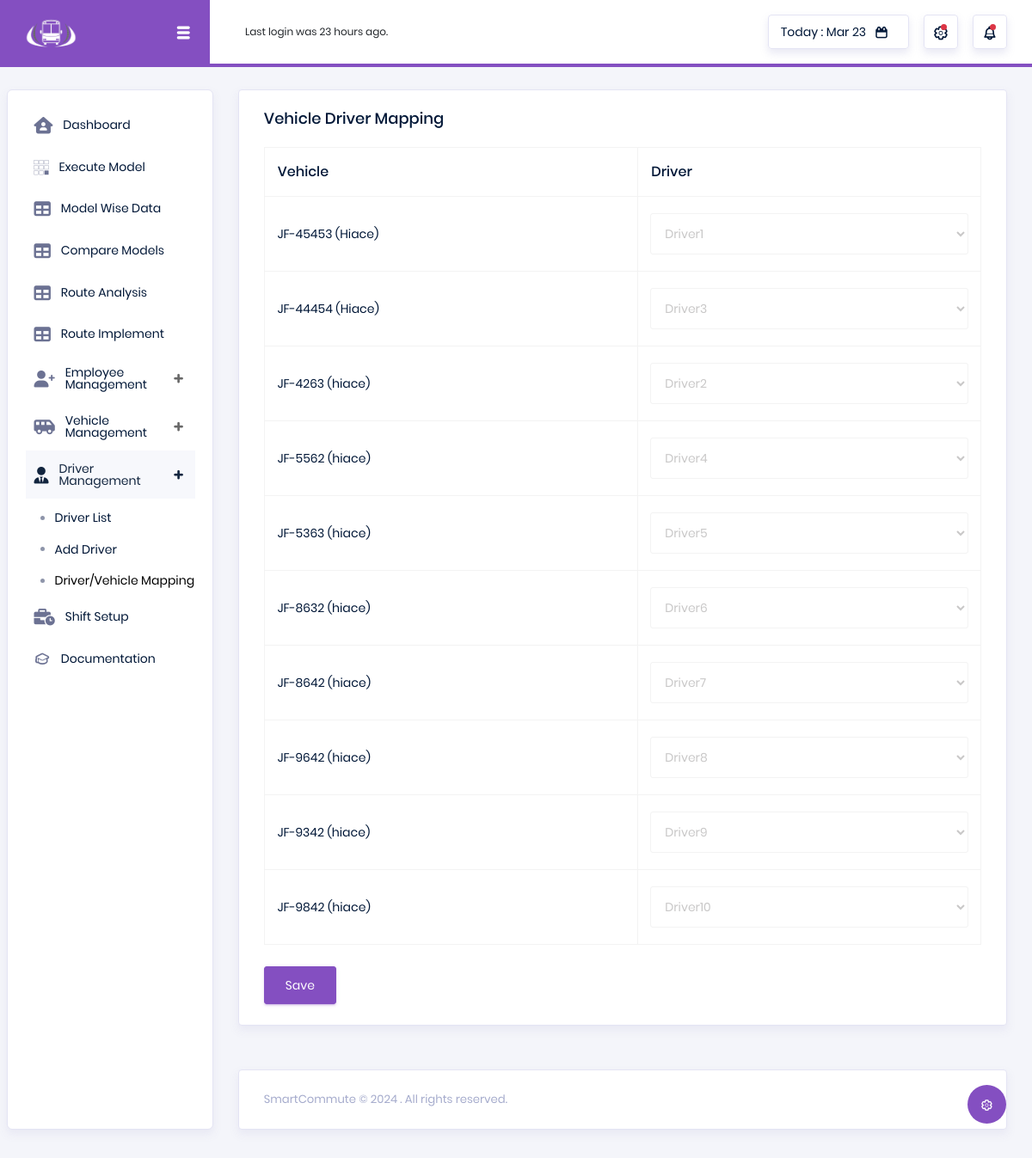
Screenshot of /users/driver_vehicle_mapping with the database file from the repository.
### users/models.py (models this page shows, shortened)
class Vehicle(models.Model):
    registration_no = models.CharField(max_length=50, unique=True)
    chasis_no = models.CharField(max_length=50, unique=True)
    color = models.CharField(max_length=30)
    type = models.CharField(max_length=30)
    model = models.CharField(max_length=50)
    brand = models.CharField(max_length=50)
    manufacture_date = models.DateField()
    registration_date = models.DateField()
    capacity = models.PositiveIntegerField()
    fuel_type = models.CharField(max_length=30)
    mileage = models.PositiveIntegerField()
    insurance_policy_no = models.CharField(max_length=50, unique=True, blank=True, null=True)
    insurance_expiry_date = models.DateField(blank=True, null=True)
    driver = models.ForeignKey(Driver, on_delete=models.CASCADE, blank=True, null=True)
    path_data = models.JSONField(blank=True, null=True)
    path_data_drop = models.JSONField(blank=True, null=True)
    status = models.CharField(max_length=30,
                              choices=[('active', 'Active'), ('sold', 'Sold'), ('out_of_service', 'Out of Service')],
                              default='active')

### users/views.py (the view, shortened to what this page needs)
# urls.py: path('driver_vehicle_mapping', driver_vehicle_mapping_view, name='driver_vehicle_mapping'),
def driver_vehicle_mapping_view(request):
    vehicles = Vehicle.objects.all()
    forms = []
    for vehicle in vehicles:
        try:
            drivermapping_set = DriverVehicleMapping.objects.get(vehicle=vehicle)
        except:
            drivermapping_set = None
        form = DriverSelectionForm(
            initial={
                'vehicle': vehicle,
                'driver': drivermapping_set.driver if drivermapping_set is not None else None})
        forms.append(form)
    vehicle_form_pairs = zip(vehicles, forms)
    context = {'vehicle_form_pairs': vehicle_form_pairs}
    return render(request, 'users/driver_vehicle_mapping.html', context)

### users/models.py (called while the page is built)
    def __str__(self):
        return self.name

### users/templates/users/driver_vehicle_mapping.html (shortened to what this page needs)
{% extends "users/dashboard.html" %}
{% load static %}
{% block content %}
<div class="content-wrapper">
    <div class="row">
        <div class="col-12 grid-margin">
            <div class="card">
                <div class="card-body">
                    <h4 class="card-title"> Vehicle Driver Mapping </h4>
                <form method="post">
                      <div class="table-responsive">
        <table class="table table-bordered">
            <thead>
                <tr>
                    <th>Vehicle</th>
                    <th>Driver</th>
                </tr>
            </thead>
            <tbody>
                {% for vehicle, form in vehicle_form_pairs %}
                <tr>
                    <td>{{ vehicle.registration_no }} ({{ vehicle.model }})</td>
                    <td>
                        {{ form.driver }}
                    </td>
                </tr>
                {% endfor %}
            </tbody>
        </table>
                      </div>
                    <br>
            <button type="submit" class="btn btn-primary">Save</button>
    </form>
                </div>
            </div>
        </div>
    </div>
</div>
{% endblock %}

### rows the page displays
Vehicle: registration_no "JF-45453", model "Hiace"
Vehicle: registration_no "JF-44454", model "Hiace"
Vehicle: registration_no "JF-4263", model "hiace"
Vehicle: registration_no "JF-5562", model "hiace"
Vehicle: registration_no "JF-5363", model "hiace"
Vehicle: registration_no "JF-8632", model "hiace"
Vehicle: registration_no "JF-8642", model "hiace"
Vehicle: registration_no "JF-9642", model "hiace"
Vehicle: registration_no "JF-9342", model "hiace"
Vehicle: registration_no "JF-9842", model "hiace"
